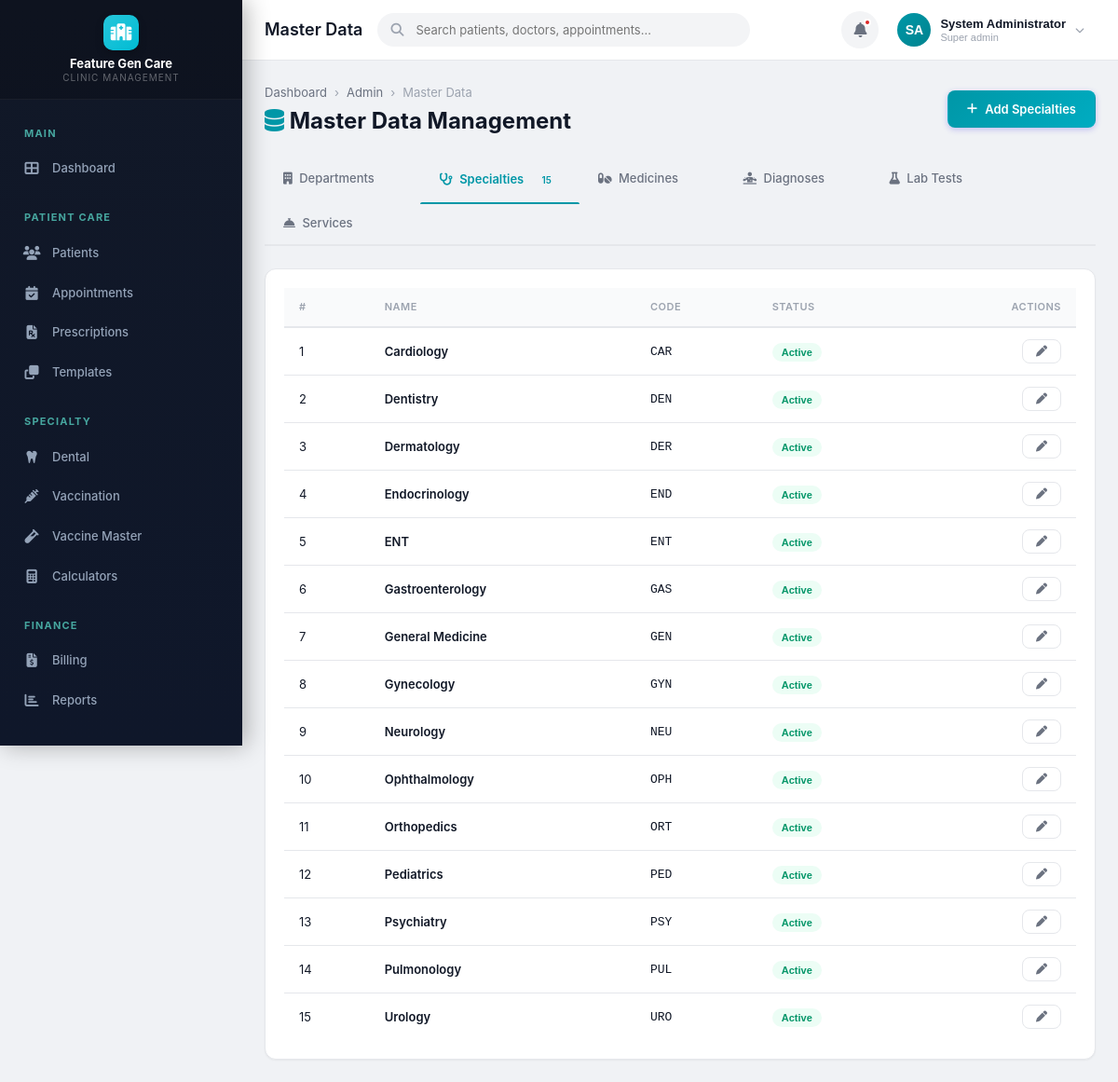
Page /modules/admin/master_data.php?tab=specialties (signed in) on the committed database.
### tables this page shows
CREATE TABLE IF NOT EXISTS clinics (
    id INT AUTO_INCREMENT PRIMARY KEY,
    name VARCHAR(200) NOT NULL,
    tagline VARCHAR(300) DEFAULT NULL,
    logo VARCHAR(500) DEFAULT NULL,
    email VARCHAR(150) DEFAULT NULL,
    phone VARCHAR(20) DEFAULT NULL,
    alt_phone VARCHAR(20) DEFAULT NULL,
    website VARCHAR(200) DEFAULT NULL,
    address TEXT DEFAULT NULL,
    city VARCHAR(100) DEFAULT NULL,
    state VARCHAR(100) DEFAULT NULL,
    pincode VARCHAR(10) DEFAULT NULL,
    country VARCHAR(100) DEFAULT 'India',
    registration_no VARCHAR(100) DEFAULT NULL,
    gst_number VARCHAR(20) DEFAULT NULL,
    pan_number VARCHAR(20) DEFAULT NULL,
    primary_color VARCHAR(10) DEFAULT '#4F46E5',
    secondary_color VARCHAR(10) DEFAULT '#7C3AED',
    currency_symbol VARCHAR(5) DEFAULT '₹',
    date_format VARCHAR(20) DEFAULT 'd/m/Y',
    time_format VARCHAR(10) DEFAULT '12h',
    timezone VARCHAR(50) DEFAULT 'Asia/Kolkata',
    prescription_header TEXT DEFAULT NULL,
    prescription_footer TEXT DEFAULT NULL,
    invoice_header TEXT DEFAULT NULL,
    invoice_footer TEXT DEFAULT NULL,
    invoice_prefix VARCHAR(10) DEFAULT 'INV',
    invoice_start_no INT DEFAULT 1,
    patient_id_prefix VARCHAR(10) DEFAULT 'PT',
    patient_id_start_no INT DEFAULT 1000,
    is_active TINYINT(1) DEFAULT 1,
    created_at TIMESTAMP DEFAULT CURRENT_TIMESTAMP,
    updated_at TIMESTAMP DEFAULT CURRENT_TIMESTAMP ON UPDATE CURRENT_TIMESTAMP
);

CREATE TABLE IF NOT EXISTS specialties (
    id INT AUTO_INCREMENT PRIMARY KEY,
    name VARCHAR(100) NOT NULL,
    code VARCHAR(20) DEFAULT NULL,
    description TEXT DEFAULT NULL,
    icon VARCHAR(50) DEFAULT NULL,
    has_custom_form TINYINT(1) DEFAULT 0,
    form_config JSON DEFAULT NULL,
    is_active TINYINT(1) DEFAULT 1,
    created_at TIMESTAMP DEFAULT CURRENT_TIMESTAMP
);

### config/database.php (called while the page is built, shortened)
<?php
class Database {
    private static $instance = null;
    private $connection;
    private $masterHost;
    private $masterDbName;
    private $masterUsername;
    private $masterPassword;
    private $charset = 'utf8mb4';
    private function __construct() {
        $this->resolveTenantAndConnect();
    }
    private function setMasterCredentials() {
        $serverName = $_SERVER['SERVER_NAME'] ?? 'localhost';
        if (in_array($serverName, ['localhost', '127.0.0.1'])) {
            $this->masterHost = 'localhost';
            $this->masterDbName = 'clinic_suite_master';
            $this->masterUsername = 'root';
            $this->masterPassword = 'root';
        } else {
            $this->masterHost = 'localhost';
            $this->masterDbName = 'u882688268_clinic_master';
            $this->masterUsername = 'u882688268_clinic_master';
            $this->masterPassword = 'ClinicMaster@123';
        }
    }
    private function resolveTenantAndConnect() {
        try {
            $masterDsn = "mysql:host={$this->masterHost};dbname={$this->masterDbName};charset={$this->charset}";
            $masterConn = new PDO($masterDsn, $this->masterUsername, $this->masterPassword, [
                PDO::ATTR_ERRMODE => PDO::ERRMODE_EXCEPTION,
                PDO::ATTR_DEFAULT_FETCH_MODE => PDO::FETCH_ASSOC,
            ]);
            $host = $_SERVER['HTTP_HOST'] ?? 'localhost';
            $host = explode(':', $host)[0];
            $parts = explode('.', $host);
            $subdomain = (count($parts) > 1 && $parts[0] !== 'www') ? $parts[0] : $parts[0];
            $stmt = $masterConn->prepare("SELECT * FROM tenants WHERE subdomain = ?");
            $stmt->execute([$subdomain]);
            $tenant = $stmt->fetch();
            $this->host = $tenant['db_host'];
            $this->dbname = $tenant['db_name'];
            $this->username = $tenant['db_user'];
            $this->password = $tenant['db_password'];
            $tenantDsn = "mysql:host={$this->host};dbname={$this->dbname};charset={$this->charset}";
            $this->connection = new PDO($tenantDsn, $this->username, $this->password, [
                PDO::ATTR_ERRMODE            => PDO::ERRMODE_EXCEPTION,
                PDO::ATTR_DEFAULT_FETCH_MODE => PDO::FETCH_ASSOC,
                PDO::ATTR_EMULATE_PREPARES   => false,
                PDO::MYSQL_ATTR_INIT_COMMAND => "SET NAMES {$this->charset}"
            ]);
        } catch (PDOException $e) {
            error_log("Database Connection Error: " . $e->getMessage());
            die("<h1>System Error</h1><p>Database connection failed. Please check configuration.</p>");
        }
    }
    public static function getInstance() {
        if (self::$instance === null) {
            self::$instance = new self();
        }
        return self::$instance;
    }
    public function query($sql, $params = []) {
        try {
            $stmt = $this->connection->prepare($sql);
            $stmt->execute($params);
            return $stmt;
        } catch (PDOException $e) {
            error_log("Query Error: " . $e->getMessage() . " | SQL: " . $sql);
            throw $e;
        }
    }
    public function fetchAll($sql, $params = []) {
        return $this->query($sql, $params)->fetchAll();
    }
    public function fetch($sql, $params = []) {
        return $this->query($sql, $params)->fetch();
    }
}
function db() {
    return Database::getInstance();
}
?>

### config/session.php (called while the page is built, shortened)
<?php
require_once __DIR__ . '/database.php';
require_once dirname(__DIR__) . '/includes/functions.php';
$tenantInfo = db()->tenantInfo;
function getCurrentUserRole() {
    return $_SESSION['role'] ?? null;
}
function getCurrentClinicId() {
    return $_SESSION['clinic_id'] ?? 1;
}
?>

### includes/functions.php (called while the page is built, shortened)
<?php
require_once __DIR__ . '/../config/database.php';
function sanitizeOutput($input) {
    return htmlspecialchars($input ?? '', ENT_QUOTES, 'UTF-8');
}
function hasPermission($permissionName) {
    if (getCurrentUserRole() === ROLE_SUPER_ADMIN) return true;
    $db  = db();
    $roleId = $_SESSION['role_id'] ?? null;
    $result = $db->fetch(
        "SELECT COUNT(*) as cnt FROM role_permissions rp
         JOIN permissions p ON rp.permission_id = p.id
         WHERE rp.role_id = ? AND p.name = ?",
        [$roleId, $permissionName]
    );
    return ($result['cnt'] ?? 0) > 0;
}
?>

### modules/admin/master_data.php (the view, shortened to what this page needs)
<?php
require_once dirname(dirname(__DIR__)) . '/config/session.php';
$tab = $_GET['tab'] ?? 'departments';
require_once dirname(dirname(__DIR__)) . '/includes/header.php';
switch ($tab) {
    case 'specialties':
        $items = $db->fetchAll("SELECT * FROM specialties ORDER BY name");
        break;
}
$tabConfig = [
    'departments'  => ['icon' => 'fa-building',       'label' => 'Departments',  'color' => 'var(--primary)'],
    'specialties'  => ['icon' => 'fa-stethoscope',     'label' => 'Specialties',  'color' => 'var(--accent)'],
    'medicines'    => ['icon' => 'fa-pills',           'label' => 'Medicines',    'color' => 'var(--success)'],
    'diagnoses'    => ['icon' => 'fa-diagnoses',       'label' => 'Diagnoses',    'color' => 'var(--warning)'],
    'lab_tests'    => ['icon' => 'fa-flask',           'label' => 'Lab Tests',    'color' => 'var(--info)'],
    'services'     => ['icon' => 'fa-concierge-bell',  'label' => 'Services',     'color' => 'var(--danger)'],
];
?>
<div class="content-header">
    <div>
        <ul class="breadcrumb">
            <li><a href="<?= BASE_URL ?>/modules/dashboard/index.php">Dashboard</a></li>
            <li><a href="<?= BASE_URL ?>/modules/admin/index.php">Admin</a></li>
            <li>Master Data</li>
        </ul>
        <h1><i class="fas fa-database" style="color: var(--primary);"></i> Master Data Management</h1>
    </div>
    <button class="btn btn-primary" onclick="showMasterAddModal()">
        <i class="fas fa-plus"></i> Add <?= $tabConfig[$tab]['label'] ?>
    </button>
</div>
<div class="tabs mb-24" style="flex-wrap: wrap;">
    <?php foreach ($tabConfig as $key => $cfg): ?>
    <a href="?tab=<?= $key ?>" class="tab-btn <?= $tab === $key ? 'active' : '' ?>" style="text-decoration: none;">
        <i class="fas <?= $cfg['icon'] ?>" style="margin-right: 4px;"></i> <?= $cfg['label'] ?>
        <span class="badge" style="margin-left: 6px; font-size: 10px;"><?= $tab === $key ? count($items) : '' ?></span>
    </a>
    <?php endforeach; ?>
</div>
<div class="card">
    <div class="card-body" style="overflow-x: auto;">
        <table class="table">
            <thead>
                <tr>
                    <th>#</th>
                    <th>Name</th>
                    <?php if ($tab === 'specialties'): ?><th>Code</th><?php endif; ?>
                    <th>Status</th>
                    <th style="text-align: right;">Actions</th>
                </tr>
            </thead>
            <tbody>
                <?php if (empty($items)): ?>
                <tr><td colspan="10" class="text-center text-muted" style="padding: 40px;">No <?= strtolower($tabConfig[$tab]['label']) ?> found. Click "Add" to create one.</td></tr>
                <?php else: ?>
                <?php foreach ($items as $i => $item): ?>
                <tr>
                    <td><?= $i + 1 ?></td>
                    <td class="font-semibold"><?= sanitizeOutput($item['name']) ?></td>
                    <?php if ($tab === 'specialties'): ?>
                    <td><code><?= sanitizeOutput($item['code'] ?? '-') ?></code></td>
                    <?php endif; ?>
                    <td>
                        <form method="POST" style="display:inline;">
                            <button type="submit" class="badge <?= $item['is_active'] ? 'badge-success' : 'badge-danger' ?>" style="cursor:pointer; border:none;">
                                <?= $item['is_active'] ? 'Active' : 'Inactive' ?>
                            </button>
                        </form>
                    </td>
                    <td style="text-align: right;">
                        <button class="btn btn-sm btn-outline" onclick='showMasterEditModal(<?= json_encode($item) ?>)'>
                            <i class="fas fa-pen"></i>
                        </button>
                    </td>
                </tr>
                <?php endforeach; ?>
                <?php endif; ?>
            </tbody>
        </table>
    </div>
</div>
<?php require_once INCLUDES_PATH . '/footer.php'; ?>

### includes/sidebar.php (shortened to what this page needs)
<?php
$role = getCurrentUserRole();
$currentPage = basename($_SERVER['PHP_SELF'] ?? '');
$currentModule = '';
$pathParts = explode('/', $_SERVER['REQUEST_URI'] ?? '');
foreach ($pathParts as $part) {
    if (in_array($part, ['dashboard','clinic','doctors','staff','patients','appointments','prescriptions','templates','billing','reports','dental','vaccination','calculators','communication','admin'])) {
        $currentModule = $part;
        break;
    }
}
function isActiveMenu($module) {
    global $currentModule;
    return $currentModule === $module ? 'active' : '';
}
?>
<?php
$db = db();
$clinic = $db->fetch("SELECT name, logo FROM clinics WHERE id = ?", [getCurrentClinicId()]);
?>
<aside class="sidebar">
    <div class="sidebar-brand" style="flex-direction: column; align-items: center; gap: 6px; padding: 16px 12px;">
        <?php if (!empty($clinic['logo'])): ?>
            <img src="<?= UPLOADS_URL ?>/clinics/<?= sanitizeOutput($clinic['logo']) ?>" alt="Clinic Logo" style="max-height: 48px; max-width: 140px; object-fit: contain;">
        <?php else: ?>
            <div class="brand-logo"><i class="fas fa-hospital"></i></div>
        <?php endif; ?>
        <div class="brand-text" style="text-align: center; font-size: 13px; line-height: 1.3; white-space: normal; word-break: break-word;">
            <?= sanitizeOutput($clinic['name'] ?? APP_NAME) ?>
            <small style="display: block; font-size: 10px; opacity: 0.7;">Clinic Management</small>
        </div>
    </div>
    <nav class="sidebar-nav">
        <div class="nav-section">
            <div class="nav-section-title">Main</div>
            <div class="nav-item">
                <a href="<?= BASE_URL ?>/modules/dashboard/index.php" class="nav-link <?= isActiveMenu('dashboard') ?>">
                    <i class="fas fa-th-large"></i>
                    <span>Dashboard</span>
                </a>
            </div>
        </div>
        <div class="nav-section">
            <div class="nav-section-title">Patient Care</div>
            <?php if (hasPermission('patients.view')): ?>
            <div class="nav-item">
                <a href="<?= BASE_URL ?>/modules/patients/list.php" class="nav-link <?= isActiveMenu('patients') ?>">
                    <i class="fas fa-users"></i>
                    <span>Patients</span>
                </a>
            </div>
            <?php endif; ?>
            <?php if (hasPermission('appointments.view')): ?>
            <div class="nav-item">
                <a href="<?= BASE_URL ?>/modules/appointments/list.php" class="nav-link <?= isActiveMenu('appointments') ?>">
                    <i class="fas fa-calendar-check"></i>
                    <span>Appointments</span>
                </a>
            </div>
            <?php endif; ?>
            <?php if (hasPermission('prescriptions.view')): ?>
            <div class="nav-item">
                <a href="<?= BASE_URL ?>/modules/prescriptions/list.php" class="nav-link <?= isActiveMenu('prescriptions') ?>">
                    <i class="fas fa-file-prescription"></i>
                    <span>Prescriptions</span>
                </a>
            </div>
            <?php endif; ?>
            <?php if (hasPermission('prescriptions.templates')): ?>
            <div class="nav-item">
                <a href="<?= BASE_URL ?>/modules/templates/list.php" class="nav-link <?= isActiveMenu('templates') ?>">
                    <i class="fas fa-clone"></i>
                    <span>Templates</span>
                </a>
            </div>
            <?php endif; ?>
        </div>
        <div class="nav-section">
            <div class="nav-section-title">Specialty</div>
            <?php if (hasPermission('dental.view')): ?>
            <div class="nav-item">
                <a href="<?= BASE_URL ?>/modules/dental/chart.php" class="nav-link <?= isActiveMenu('dental') ?>">
                    <i class="fas fa-tooth"></i>
                    <span>Dental</span>
                </a>
            </div>
            <?php endif; ?>
            <?php if (hasPermission('vaccination.view')): ?>
            <div class="nav-item">
                <a href="<?= BASE_URL ?>/modules/vaccination/schedule.php" class="nav-link <?= isActiveMenu('vaccination') ?>">
                    <i class="fas fa-syringe"></i>
                    <span>Vaccination</span>
                </a>
            </div>
<?php endif; ?>
            <?php if (in_array($role, [ROLE_SUPER_ADMIN, ROLE_ADMIN])): ?>
            <div class="nav-item">
                <a href="<?= BASE_URL ?>/modules/vaccination/master.php" class="nav-link <?= strpos($currentPage, 'master.php') !== false && $currentModule == 'vaccination' ? 'active' : '' ?>">
                    <i class="fas fa-vial"></i>
                    <span>Vaccine Master</span>
                </a>
            </div>
            <?php endif; ?>
            <div class="nav-item">
                <a href="<?= BASE_URL ?>/modules/calculators/index.php" class="nav-link <?= isActiveMenu('calculators') ?>">
                    <i class="fas fa-calculator"></i>
                    <span>Calculators</span>
                </a>
            </div>
        </div>
        <?php if (hasPermission('billing.view') || hasPermission('reports.view')): ?>
        <div class="nav-section">
            <div class="nav-section-title">Finance</div>
            <?php if (hasPermission('billing.view')): ?>
            <div class="nav-item">
                <a href="<?= BASE_URL ?>/modules/billing/list.php" class="nav-link <?= isActiveMenu('billing') ?>">
                    <i class="fas fa-file-invoice-dollar"></i>
                    <span>Billing</span>
                </a>
            </div>
            <?php endif; ?>
            <?php if (hasPermission('reports.view')): ?>
            <div class="nav-item">
                <a href="<?= BASE_URL ?>/modules/reports/daily.php" class="nav-link <?= isActiveMenu('reports') ?>">
                    <i class="fas fa-chart-bar"></i>
                    <span>Reports</span>
                </a>
            </div>
            <?php endif; ?>
        </div>
        <?php endif; ?>
        <?php if (hasPermission('doctors.view') || hasPermission('staff.view')): ?>
        <div class="nav-section">
            <div class="nav-section-title">Management</div>
        </div>
        <?php endif; ?>
    </nav>
</aside>

### rows in the picture
clinics: name "Feature Gen Care"
specialties: name "Cardiology", code "CAR", is_active "Active"
specialties: name "Dentistry", code "DEN", is_active "Active"
specialties: name "Dermatology", code "DER", is_active "Active"
specialties: name "Endocrinology", code "END", is_active "Active"
specialties: name "ENT", code "ENT", is_active "Active"
specialties: name "Gastroenterology", code "GAS", is_active "Active"
specialties: name "General Medicine", code "GEN", is_active "Active"
specialties: name "Gynecology", code "GYN", is_active "Active"
specialties: name "Neurology", code "NEU", is_active "Active"
specialties: name "Ophthalmology", code "OPH", is_active "Active"
specialties: name "Orthopedics", code "ORT", is_active "Active"
specialties: name "Pediatrics", code "PED", is_active "Active"
specialties: name "Psychiatry", code "PSY", is_active "Active"
specialties: name "Pulmonology", code "PUL", is_active "Active"
specialties: name "Urology", code "URO", is_active "Active"

### other values in the picture
$pageTitle "Master Data"
$currentUser['initials'] "SA"
sanitizeOutput($currentUser['name']) "System Administrator"
str_replace('_', ' ', $currentUser['role']) "Super admin"
$tabConfig[$tab]['label'] "Specialties"
$cfg['label'] "Departments"
$cfg['label'] "Specialties"
$cfg['label'] "Medicines"
$cfg['label'] "Diagnoses"
$cfg['label'] "Lab Tests"
$cfg['label'] "Services"
